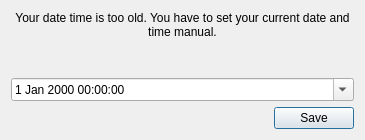
<?xml version="1.0" encoding="UTF-8"?>
<ui version="4.0">
 <class>DateSettingDialog</class>
 <widget class="QDialog" name="DateSettingDialog">
  <property name="geometry">
   <rect>
    <x>0</x>
    <y>0</y>
    <width>365</width>
    <height>140</height>
   </rect>
  </property>
  <property name="windowTitle">
   <string>Setting Date and Time</string>
  </property>
  <layout class="QVBoxLayout" name="verticalLayout">
   <item>
    <widget class="QLabel" name="label">
     <property name="text">
      <string>Your date time is too old. You have to set your current date and time manual.</string>
     </property>
     <property name="alignment">
      <set>Qt::AlignCenter</set>
     </property>
     <property name="wordWrap">
      <bool>true</bool>
     </property>
    </widget>
   </item>
   <item>
    <spacer name="verticalSpacer">
     <property name="orientation">
      <enum>Qt::Vertical</enum>
     </property>
     <property name="sizeHint" stdset="0">
      <size>
       <width>20</width>
       <height>40</height>
      </size>
     </property>
    </spacer>
   </item>
   <item>
    <widget class="QDateTimeEdit" name="dateTimeEdit">
     <property name="calendarPopup">
      <bool>true</bool>
     </property>
    </widget>
   </item>
   <item>
    <layout class="QHBoxLayout" name="horizontalLayout">
     <item>
      <spacer name="horizontalSpacer">
       <property name="orientation">
        <enum>Qt::Horizontal</enum>
       </property>
       <property name="sizeHint" stdset="0">
        <size>
         <width>40</width>
         <height>20</height>
        </size>
       </property>
      </spacer>
     </item>
     <item>
      <widget class="QPushButton" name="pushButton">
       <property name="text">
        <string>Save</string>
       </property>
      </widget>
     </item>
    </layout>
   </item>
  </layout>
 </widget>
 <resources/>
 <connections/>
</ui>
